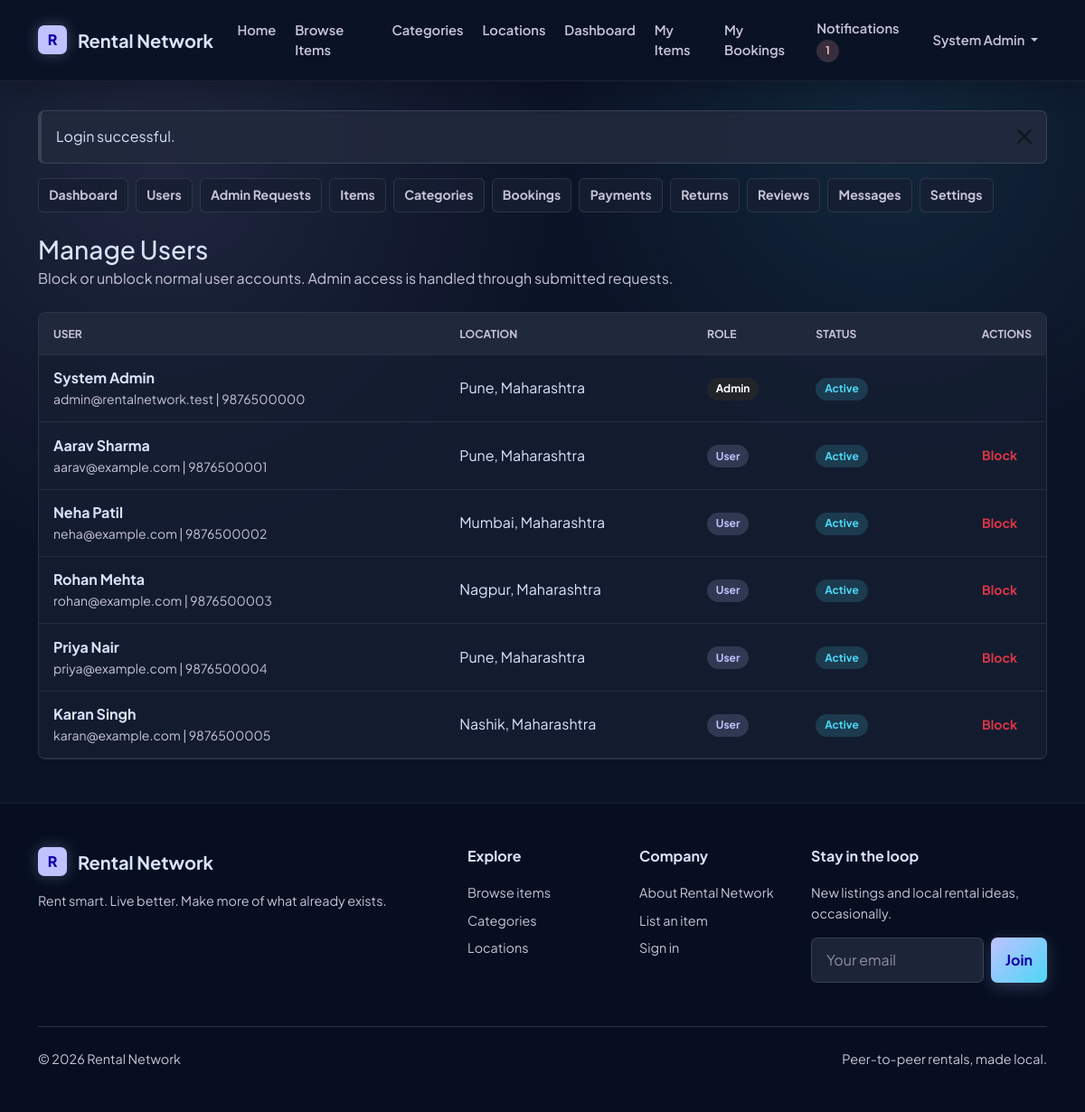
The page /admin/users.php (signed in) on the database its author committed.
### tables this page shows
CREATE TABLE users (
  user_id INT UNSIGNED AUTO_INCREMENT PRIMARY KEY,
  name VARCHAR(100) NOT NULL,
  email VARCHAR(150) NOT NULL UNIQUE,
  phone VARCHAR(20) NOT NULL,
  password VARCHAR(255) NOT NULL,
  address VARCHAR(255) NOT NULL,
  location_address VARCHAR(255) DEFAULT NULL,
  city VARCHAR(80) NOT NULL,
  state VARCHAR(80) NOT NULL,
  pincode VARCHAR(10) NOT NULL,
  latitude DECIMAL(10,7) DEFAULT NULL,
  longitude DECIMAL(10,7) DEFAULT NULL,
  profile_image VARCHAR(255) DEFAULT NULL,
  role ENUM('User', 'Admin') NOT NULL DEFAULT 'User',
  status ENUM('Active', 'Blocked') NOT NULL DEFAULT 'Active',
  reset_token VARCHAR(255) DEFAULT NULL,
  reset_expires DATETIME DEFAULT NULL,
  created_at TIMESTAMP NOT NULL DEFAULT CURRENT_TIMESTAMP,
  updated_at TIMESTAMP NOT NULL DEFAULT CURRENT_TIMESTAMP ON UPDATE CURRENT_TIMESTAMP,
  INDEX idx_users_role_status (role, status),
  INDEX idx_users_location (city, state, pincode),
  INDEX idx_users_coordinates (latitude, longitude)
);

### admin/users.php (the view, shortened to what this page needs)
<?php
require_once __DIR__ . '/../includes/db.php';
$users = $pdo->query('SELECT user_id, name, email, phone, city, state, role, status, created_at FROM users ORDER BY created_at DESC')->fetchAll();
require_once __DIR__ . '/../includes/header.php';
require __DIR__ . '/_nav.php';
?>
<div class="mb-4">
    <h1 class="h3 mb-1">Manage Users</h1>
        <p class="text-muted mb-0">Block or unblock normal user accounts. Admin access is handled through submitted requests.</p>
</div>
<div class="card shadow-sm">
    <div class="table-responsive">
        <table class="table table-hover mb-0">
            <thead class="table-light">
                <tr><th class="ps-3">User</th><th>Location</th><th>Role</th><th>Status</th><th class="pe-3 text-end">Actions</th></tr>
            </thead>
            <tbody>
                <?php foreach ($users as $user) : ?>
                    <tr>
                        <td class="ps-3"><strong><?php echo e($user['name']); ?></strong><div class="small text-muted"><?php echo e($user['email']); ?> | <?php echo e($user['phone']); ?></div></td>
                        <td><?php echo e($user['city']); ?>, <?php echo e($user['state']); ?></td>
                        <td><span class="badge text-bg-<?php echo $user['role'] === 'Admin' ? 'dark' : 'secondary'; ?>"><?php echo e($user['role']); ?></span></td>
                        <td><span class="badge text-bg-<?php echo $user['status'] === 'Active' ? 'success' : 'danger'; ?>"><?php echo e($user['status']); ?></span></td>
                        <td class="pe-3 text-end">
                            <?php if ($user['role'] === 'User') : ?>
                                <div class="d-inline-flex flex-wrap justify-content-end gap-1">
                                    <form method="post"><button class="btn btn-sm btn-outline-<?php echo $user['status'] === 'Active' ? 'danger' : 'success'; ?>"><?php echo $user['status'] === 'Active' ? 'Block' : 'Unblock'; ?></button></form>
                                </div>
                            <?php endif; ?>
                        </td>
                    </tr>
                <?php endforeach; ?>
            </tbody>
        </table>
    </div>
</div>
<?php require_once __DIR__ . '/../includes/footer.php'; ?>

### includes/navbar.php (shortened to what this page needs)
<?php
require_once __DIR__ . '/db.php';
$navUser = null;
$unreadCount = 0;
if (is_logged_in()) {
    try {
        $navUser = current_user($pdo);
        if ($navUser) {
            $unreadCount = unread_notification_count($pdo, (int) $navUser['user_id']);
        }
    } catch (Throwable $exception) {
        $navUser = null;
        $unreadCount = 0;
    }
}
?>
<nav class="navbar navbar-expand-lg navbar-light site-navbar sticky-top">
    <div class="container">
        <a class="navbar-brand brand-lockup" href="<?php echo e(base_url('index.php')); ?>">
            <span class="brand-mark" aria-hidden="true">R</span>
            <span>Rental Network</span>
        </a>
        <div class="collapse navbar-collapse" id="mainNavbar">
            <ul class="navbar-nav me-auto mb-2 mb-lg-0">
                <li class="nav-item">
                    <a class="nav-link" href="<?php echo e(base_url('index.php')); ?>">Home</a>
                </li>
                <li class="nav-item">
                    <a class="nav-link" href="<?php echo e(base_url('items/browse_items.php')); ?>">Browse Items</a>
                </li>
                <li class="nav-item">
                    <a class="nav-link" href="<?php echo e(base_url('categories/categories.php')); ?>">Categories</a>
                </li>
                <li class="nav-item">
                    <a class="nav-link" href="<?php echo e(base_url('items/locations.php')); ?>">Locations</a>
                </li>
                <?php if (is_logged_in()) : ?>
                    <li class="nav-item">
                        <a class="nav-link" href="<?php echo e(base_url('dashboard.php')); ?>">Dashboard</a>
                    </li>
                    <li class="nav-item">
                        <a class="nav-link" href="<?php echo e(base_url('items/my_items.php')); ?>">My Items</a>
                    </li>
                    <li class="nav-item">
                        <a class="nav-link" href="<?php echo e(base_url('booking/my_bookings.php')); ?>">My Bookings</a>
                    </li>
                <?php endif; ?>
            </ul>
            <ul class="navbar-nav ms-auto mb-2 mb-lg-0 align-items-lg-center">
                <?php if (is_logged_in() && $navUser) : ?>
                    <li class="nav-item">
                        <a class="nav-link" href="<?php echo e(base_url('notifications/notifications.php')); ?>">
                            Notifications
                            <?php if ($unreadCount > 0) : ?>
                                <span class="badge rounded-pill text-bg-danger"><?php echo e($unreadCount); ?></span>
                            <?php endif; ?>
                        </a>
                    </li>
                    <li class="nav-item dropdown">
                        <a class="nav-link dropdown-toggle" href="#" role="button" data-bs-toggle="dropdown" aria-expanded="false">
                            <?php echo e($navUser['name']); ?>
                        </a>
                    </li>
                <?php endif; ?>
            </ul>
        </div>
    </div>
</nav>

### rows shown on the page
users: user_id "1", name "System Admin", email "admin@rentalnetwork.test", phone "9876500000", city "Pune", state "Maharashtra", role "Admin", status "Active"
users: name "Aarav Sharma", email "aarav@example.com", phone "9876500001", city "Pune", state "Maharashtra", role "User", status "Active", shows "Block"
users: name "Neha Patil", email "neha@example.com", phone "9876500002", city "Mumbai", state "Maharashtra", role "User", status "Active", shows "Block"
users: name "Rohan Mehta", email "rohan@example.com", phone "9876500003", city "Nagpur", state "Maharashtra", role "User", status "Active", shows "Block"
users: name "Priya Nair", email "priya@example.com", phone "9876500004", city "Pune", state "Maharashtra", role "User", status "Active", shows "Block"
users: name "Karan Singh", email "karan@example.com", phone "9876500005", city "Nashik", state "Maharashtra", role "User", status "Active", shows "Block"

### other values the page prints
$flash['message'] "Login successful."
